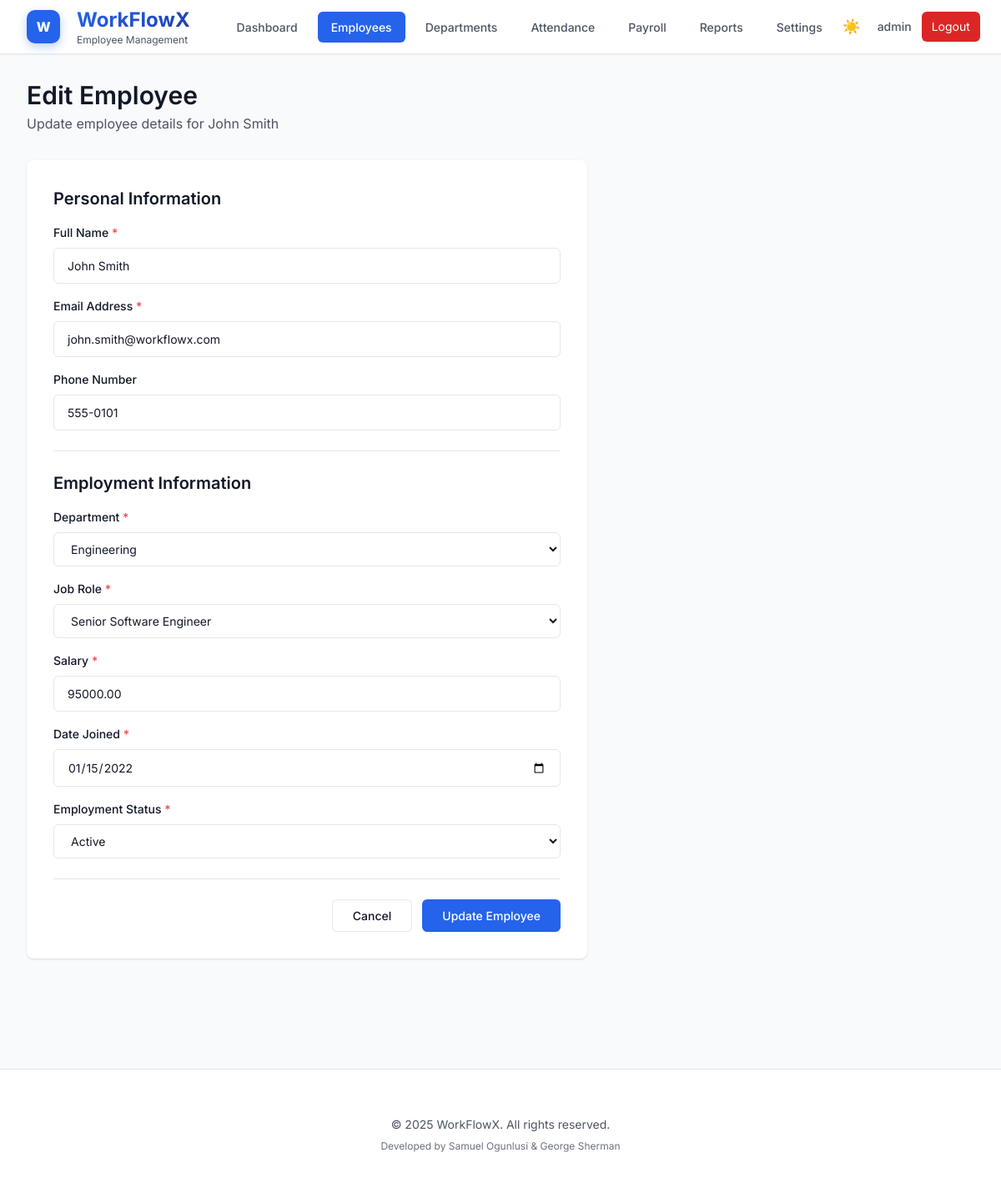
The app's page /employees/edit/1 (signed in) with its own data.
### models.py (models this page shows, shortened)
class Employee(db.Model):
    __tablename__ = 'employees'
    employee_id = db.Column(db.Integer, primary_key=True, autoincrement=True)
    name = db.Column(db.String(100), nullable=False)
    email = db.Column(db.String(120), unique=True, nullable=False, index=True)
    phone = db.Column(db.String(20))
    profile_image = db.Column(db.String(255), default='default-avatar.png')  # Profile image filename
    department_id = db.Column(db.Integer, db.ForeignKey('departments.department_id'), nullable=False)
    role_id = db.Column(db.Integer, db.ForeignKey('roles.role_id'), nullable=False)
    salary = db.Column(db.Numeric(10, 2))  # Decimal for precise currency values
    date_joined = db.Column(db.Date)
    status = db.Column(db.String(20), default='active')
    created_at = db.Column(db.DateTime, default=datetime.utcnow)
    attendance_records = db.relationship('Attendance', backref='employee', lazy='dynamic', cascade='all, delete-orphan')
    leave_requests = db.relationship('LeaveRequest', backref='employee', lazy='dynamic', cascade='all, delete-orphan')

class Department(db.Model):
    __tablename__ = 'departments'
    department_id = db.Column(db.Integer, primary_key=True, autoincrement=True)
    name = db.Column(db.String(100), unique=True, nullable=False, index=True)
    description = db.Column(db.Text)
    created_at = db.Column(db.DateTime, default=datetime.utcnow)
    employees = db.relationship('Employee', backref='department', lazy='dynamic')

class Role(db.Model):
    __tablename__ = 'roles'
    role_id = db.Column(db.Integer, primary_key=True, autoincrement=True)
    title = db.Column(db.String(100), unique=True, nullable=False, index=True)
    description = db.Column(db.Text)
    created_at = db.Column(db.DateTime, default=datetime.utcnow)
    employees = db.relationship('Employee', backref='role', lazy='dynamic')

### routes.py (the view, shortened to what this page needs)
@app.route('/employees/edit/<int:employee_id>', methods=['GET', 'POST'])
@admin_required
def edit_employee(employee_id):
    employee = repo.get_employee_by_id(employee_id)
    if not employee:
        flash('Employee not found', 'danger')
        return redirect(url_for('employees'))
    departments = repo.get_all_departments()
    roles = repo.get_all_roles()
    return render_template('edit_employee.html',
                         employee=employee,
                         departments=departments,
                         roles=roles)

### repository.py (called while the page is built)
def get_user_by_id(user_id: int) -> Optional[User]:
    try:
        return User.query.get(user_id)
    except Exception:
        return None

def get_all_departments() -> List[Department]:
    try:
        return Department.query.order_by(Department.name).all()
    except Exception:
        return []

def get_all_roles() -> List[Role]:
    try:
        return Role.query.order_by(Role.title).all()
    except Exception:
        return []

def get_employee_by_id(employee_id: int) -> Optional[Employee]:
    try:
        return Employee.query.get(employee_id)
    except Exception:
        return None

### routes.py (called while the page is built)
def admin_required(f):
    @wraps(f)
    def decorated_function(*args, **kwargs):
        if 'user_id' not in session:
            flash('Please log in to access this page', 'warning')
            return redirect(url_for('login'))
        user = repo.get_user_by_id(session['user_id'])
        if not user or user.role != 'admin':
            flash('Admin access required', 'danger')
            return redirect(url_for('dashboard'))
        return f(*args, **kwargs)
    return decorated_function

### templates/edit_employee.html (shortened to what this page needs)
{% extends "base.html" %}
{% block content %}
<div class="mb-8 page-content">
    <h1 class="text-3xl font-semibold text-gray-900">Edit Employee</h1>
    <p class="text-gray-600 mt-1">Update employee details for {{ employee.name }}</p>
</div>
<div class="max-w-2xl bg-white rounded-lg shadow p-8 form-animate">
    <form method="POST" action="{{ url_for('edit_employee', employee_id=employee.employee_id) }}" class="space-y-6">
        <div>
            <h2 class="text-xl font-semibold text-gray-900 mb-4">Personal Information</h2>
            <div class="space-y-4">
                <div>
                    <label for="name" class="form-label">
                        Full Name <span class="text-red-500">*</span>
                    </label>
                    <input type="text"
                           id="name"
                           name="name"
                           required
                           value="{{ employee.name }}"
                           class="form-input">
                </div>
                <div>
                    <label for="email" class="form-label">
                        Email Address <span class="text-red-500">*</span>
                    </label>
                    <input type="email"
                           id="email"
                           name="email"
                           required
                           value="{{ employee.email }}"
                           class="form-input">
                </div>
                <div>
                    <label for="phone" class="form-label">Phone Number</label>
                    <input type="tel"
                           id="phone"
                           name="phone"
                           value="{{ employee.phone or '' }}"
                           class="form-input">
                </div>
            </div>
        </div>
        <div class="border-t pt-6">
            <h2 class="text-xl font-semibold text-gray-900 mb-4">Employment Information</h2>
            <div class="space-y-4">
                <div>
                    <label for="department_id" class="form-label">
                        Department <span class="text-red-500">*</span>
                    </label>
                    <select id="department_id" name="department_id" required class="form-input">
                        {% for dept in departments %}
                        <option value="{{ dept.department_id }}" {% if dept.department_id == employee.department_id %}selected{% endif %}>
                            {{ dept.name }}
                        </option>
                        {% endfor %}
                    </select>
                </div>
                <div>
                    <label for="role_id" class="form-label">
                        Job Role <span class="text-red-500">*</span>
                    </label>
                    <select id="role_id" name="role_id" required class="form-input">
                        {% for role in roles %}
                        <option value="{{ role.role_id }}" {% if role.role_id == employee.role_id %}selected{% endif %}>
                            {{ role.title }}
                        </option>
                        {% endfor %}
                    </select>
                </div>
                <div>
                    <label for="salary" class="form-label">
                        Salary <span class="text-red-500">*</span>
                    </label>
                    <input type="number"
                           id="salary"
                           name="salary"
                           required
                           step="0.01"
                           min="0"
                           value="{{ employee.salary }}"
                           class="form-input">
                </div>
                <div>
                    <label for="date_joined" class="form-label">
                        Date Joined <span class="text-red-500">*</span>
                    </label>
                    <input type="date"
                           id="date_joined"
                           name="date_joined"
                           required
                           value="{{ employee.date_joined.strftime('%Y-%m-%d') if employee.date_joined else '' }}"
                           class="form-input">
                </div>
                <div>
                    <label for="status" class="form-label">
                        Employment Status <span class="text-red-500">*</span>
                    </label>
                    <select id="status" name="status" required class="form-input">
                        <option value="active" {% if employee.status == 'active' %}selected{% endif %}>Active</option>
                    </select>
                </div>
            </div>
        </div>
        <div class="flex gap-3 justify-end border-t pt-6">
            <a href="{{ url_for('employees') }}" class="btn btn-secondary">Cancel</a>
            <button type="submit" class="btn btn-primary">Update Employee</button>
        </div>
    </form>
</div>
{% endblock %}

### static/css/style.css (style rules this page uses)
:root { --bg-primary: #ffffff; --bg-secondary: #f9fafb; --bg-tertiary: #f3f4f6; --text-primary: #111827; --text-secondary: #4b5563; --text-tertiary: #6b7280; --border-color: #e5e7eb; --shadow: rgba(0, 0, 0, 0.1); --accent: #2563eb; --accent-hover: #1d4ed8; --accent-light: #3b82f6; }
body { background-color: var(--bg-secondary); color: var(--text-primary); transition: background-color 0.3s ease, color 0.3s ease; }
.page-content { animation: fadeInUp 0.6s ease-out; }
.form-animate { animation: slideInUp 0.5s ease-out; }
.btn { display: inline-flex; align-items: center; padding: 0.5rem 1.5rem; font-size: 0.875rem; font-weight: 500; border-radius: 0.375rem; transition: all 0.2s; cursor: pointer; border: none; }
.btn-primary { background-color: var(--accent); color: white; }
.btn-secondary { background-color: var(--bg-primary); color: var(--text-primary); border: 1px solid var(--border-color); }
.form-input { width: 100%; padding: 0.625rem 1rem; border: 1px solid var(--border-color); border-radius: 0.375rem; font-size: 0.875rem; transition: all 0.2s; background-color: var(--bg-primary); color: var(--text-primary); }
.form-label { display: block; font-size: 0.875rem; font-weight: 500; color: var(--text-primary); margin-bottom: 0.5rem; }

### records on screen
Employee: name "John Smith", email "john.smith@workflowx.com", phone "555-0101", department_id "Engineering", role_id "Senior Software Engineer", salary "95000.00", date_joined "01/15/2022", status "Active"

### other values on screen
{{ session.username }} "admin"
